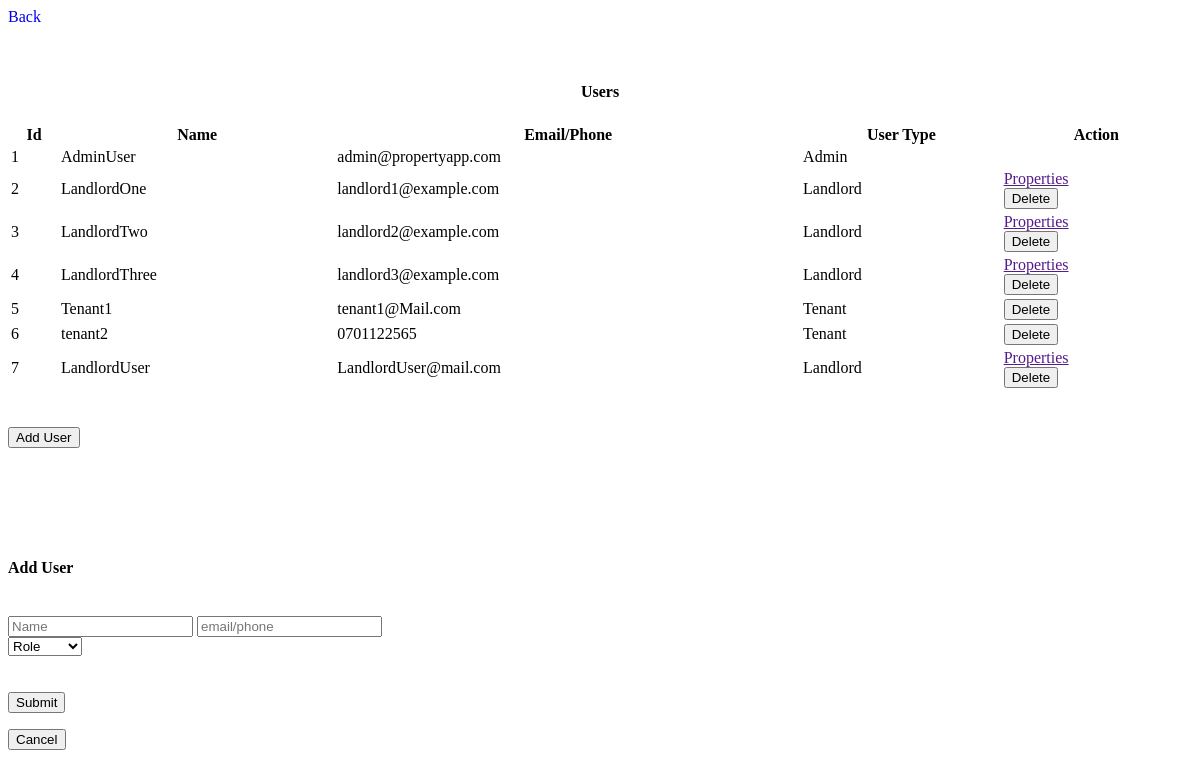
The page /admin-users on the database as committed earlier.
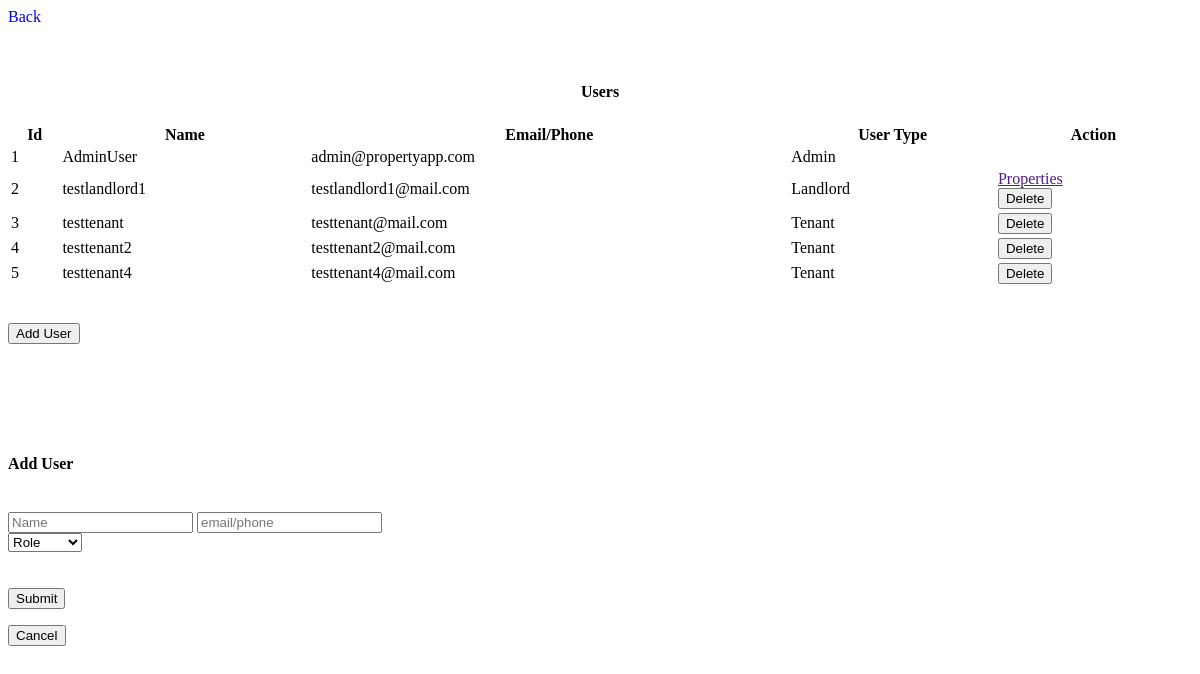
The same page on the database as committed later.
### models.py (models this page shows)
class User(Base):
    __tablename__ = 'users'
    id = Column(Integer, primary_key=True, index=True)
    uid = Column(String(10), unique=True, nullable=False)
    user_name = Column(String(20), unique=True, nullable=False)
    email_or_phone = Column(String, unique=True, index=True)
    password_hash = Column(String(100), nullable=False)
    user_type = Column(Enum('Admin', 'Landlord', 'Tenant', 'Regular_visitor', name='user_types'))
    suspended = Column(Boolean, default=False)
    created_at = Column(DateTime, default=datetime.datetime.utcnow)
    updated_at = Column(DateTime, default=datetime.datetime.utcnow, onupdate=datetime.datetime.utcnow)
    sessions = relationship('Session', back_populates='user')
    properties = relationship('Property', back_populates='landlord')
    leases = relationship('Lease', back_populates='tenant')

### new_server.py (the view)
@app.route('/admin-users')
def get_admin_users():
    users = db_session.query(User).all()
    return render_template('admin_users.html', users=users, header_title="Users")

### templates/admin_users.html (shortened to what this page needs)
<div class="back-container">
    <div class="button-container">
        <a href="/" class="button" style="text-decoration: none;">Back</a>
    </div>
</div>
<h4 style="text-align: center;">{{header_title}}</h4>
<table id="example" class="display" style="width:100%">
    <thead>
        <tr>
            <th>Id</th>
            <th>Name</th>
            <th>Email/Phone</th>
            <th>User Type</th>
            <th>Action</th>
        </tr>
    </thead>
    <tbody>
        {% for user in users %}
        <tr id="user-{{ user.id }}">
            <td>{{ user.id }}</td>
            <td>{{ user.user_name }}</td>
            <td>{{ user.email_or_phone }}</td>
            <td>{{ user.user_type }}</td>
            <td>
                {% if user.user_type != 'Admin' %}
                    {% if user.user_type == 'Landlord' %}
                        <div class="table-button-container">
                            <a href="" class="table-button" hx-get="http://localhost:5000/admin-user-properties/{{user.id}}" hx-target="#dashboard-container" hx-swap="innerHTML" onclick="activateDashboardContainer()">Properties</a>
                        </div>
                    {% endif %}
                    <div class="table-button-container">
                        <button class="table-button" onclick="deleteUser('{{ user.id }}')">Delete</button>
                    </div>
                {% endif %}
            </td>
        </tr>
        {% endfor %}
    </tbody>
</table>
<div class="back-container">
    <div class="button-container">
        <button class="button" onclick="loadAddUserFormModal()">Add User</button>
    </div>
</div>
<div class="modal" id="add_user_modal">
    <div class="modal-content">
        <br><br><br><br>
        <div class="form-square" id="form-holder">
            <form id="add-user-form" class="right-square">
                <br>
                <h4>Add User</h4>
                <br>
                <input type="text" id="user_name" name="user_name" placeholder="Name" required>
                <input type="text" id="email_or_phone" name="email_or_phone" placeholder="email/phone" required>
                <br>
                <select id="user_type" name="user_type" required>
                    <option value="" disabled selected hidden>Role</option>
                </select>
                <br>
                <br><br>
                <div class="button-container">
                    <button id="confirmButton" class="button" type="submit">Submit</button>
                </div>
            </form>
        </div>
        <div class="button-container">
            <button id="cancelButton" class="button">Cancel</button>
        </div>
    </div>
</div>

Rows that differ between the two databases and show on the page:
removed User: id "6", user_name "tenant2", email_or_phone "0701122565", user_type "Tenant"
removed User: id "7", user_name "LandlordUser", email_or_phone "LandlordUser@mail.com", user_type "Landlord"
changed User "Landlord": user_name "LandlordOne" → "testlandlord1"; email_or_phone "landlord1@example.com" → "testlandlord1@mail.com"
changed User id 3: user_name "LandlordTwo" → "testtenant"; email_or_phone "landlord2@example.com" → "testtenant@mail.com"; user_type "Landlord" → "Tenant"; no longer shows "Properties"
changed User id 4: user_name "LandlordThree" → "testtenant2"; email_or_phone "landlord3@example.com" → "testtenant2@mail.com"; user_type "Landlord" → "Tenant"; no longer shows "Properties"
changed User id 5: user_name "Tenant1" → "testtenant4"; email_or_phone "tenant1@Mail.com" → "testtenant4@mail.com"
